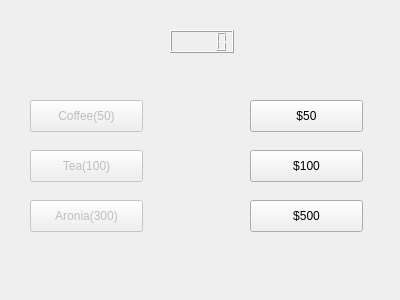
<?xml version="1.0" encoding="UTF-8"?>
<ui version="4.0">
 <class>Widget</class>
 <widget class="QWidget" name="Widget">
  <property name="geometry">
   <rect>
    <x>0</x>
    <y>0</y>
    <width>400</width>
    <height>300</height>
   </rect>
  </property>
  <property name="windowTitle">
   <string>Widget</string>
  </property>
  <widget class="QLCDNumber" name="lcdNumber">
   <property name="geometry">
    <rect>
     <x>170</x>
     <y>30</y>
     <width>64</width>
     <height>23</height>
    </rect>
   </property>
  </widget>
  <widget class="QPushButton" name="pushButton_cof">
   <property name="enabled">
    <bool>false</bool>
   </property>
   <property name="geometry">
    <rect>
     <x>30</x>
     <y>100</y>
     <width>113</width>
     <height>32</height>
    </rect>
   </property>
   <property name="text">
    <string>Coffee(50)</string>
   </property>
  </widget>
  <widget class="QPushButton" name="pushButton_tea">
   <property name="enabled">
    <bool>false</bool>
   </property>
   <property name="geometry">
    <rect>
     <x>30</x>
     <y>150</y>
     <width>113</width>
     <height>32</height>
    </rect>
   </property>
   <property name="text">
    <string>Tea(100)</string>
   </property>
  </widget>
  <widget class="QPushButton" name="pushButton_aro">
   <property name="enabled">
    <bool>false</bool>
   </property>
   <property name="geometry">
    <rect>
     <x>30</x>
     <y>200</y>
     <width>113</width>
     <height>32</height>
    </rect>
   </property>
   <property name="text">
    <string>Aronia(300)</string>
   </property>
  </widget>
  <widget class="QPushButton" name="pushButton_50">
   <property name="geometry">
    <rect>
     <x>250</x>
     <y>100</y>
     <width>113</width>
     <height>32</height>
    </rect>
   </property>
   <property name="text">
    <string>$50</string>
   </property>
  </widget>
  <widget class="QPushButton" name="pushButton_100">
   <property name="geometry">
    <rect>
     <x>250</x>
     <y>150</y>
     <width>113</width>
     <height>32</height>
    </rect>
   </property>
   <property name="text">
    <string>$100</string>
   </property>
  </widget>
  <widget class="QPushButton" name="pushButton_500">
   <property name="geometry">
    <rect>
     <x>250</x>
     <y>200</y>
     <width>113</width>
     <height>32</height>
    </rect>
   </property>
   <property name="text">
    <string>$500</string>
   </property>
  </widget>
 </widget>
 <layoutdefault spacing="6" margin="11"/>
 <resources/>
 <connections/>
</ui>
